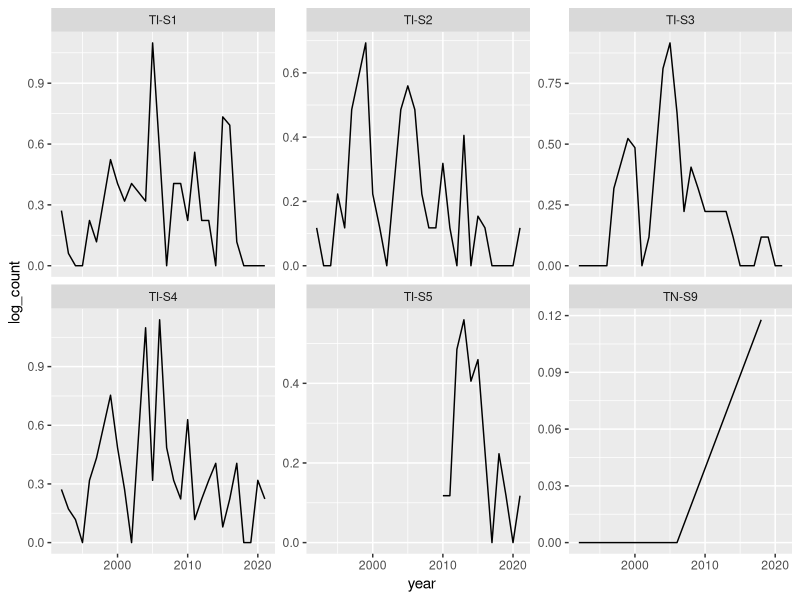
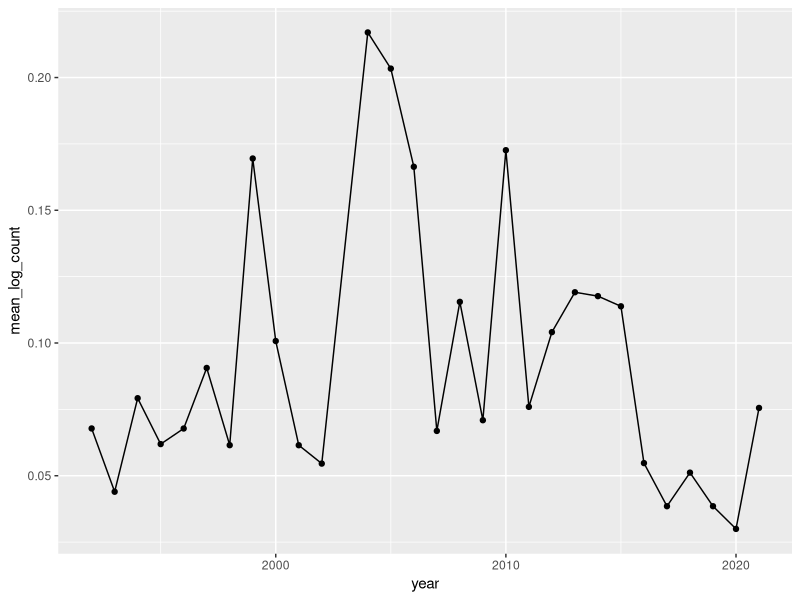
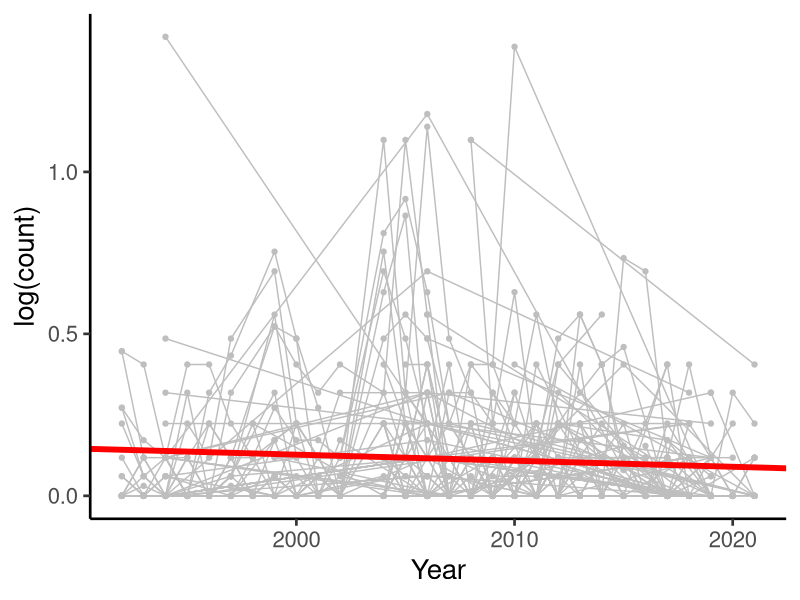

Here is the R script that generated these plots, in order:
## ---- chunk 1
#| include = FALSE

knitr::opts_chunk$set(
  message = FALSE,
  error = FALSE,
  warning = FALSE
)
## ---- chunk 2
5*(6/9)
## ---- chunk 3
# R script to analyse trends of species abundance
## ---- chunk 4
#| include = FALSE
# set.seed(1)
# spp_selection <- 
#   read_csv("data/count_data.csv") |> 
#   filter(state == "Tasmania") |> 
#   pull(species_name) |> 
#   sample(20)
# 
# read_csv("data/count_data.csv") |> 
#   filter(state == "Tasmania") |> 
#   filter(species_name %in% spp_selection) |> 
#   select(site_code, latitude, 
#          longitude, 
#          species_name, x1992:x2021) |> 
#   pivot_longer(cols = x1992:x2021, 
#                names_to = "year", 
#                values_to = "count", 
#                names_prefix = "x") |> 
#   mutate(year = as.integer(year)) |> 
#   filter(!is.na(count)) |> 
#   group_by(site_code, latitude, longitude, species_name, year) |> 
#   summarise(count = mean(count)) |> view()
#   write_csv("data/count_data_20spp.csv")

## ---- chunk 5
#| message = FALSE


# If you have not installed the tidyverse on your computer before, uncomment the line below and install it. You only need to do that once. You can remove it from your script after you've done that. 
# install.packages("tidyverse")

# once installed we can load the package
# we need to do this every time we use any tidyverse code, so leave that line at the top of your scripts
library(tidyverse)

## ---- chunk 6

# because I put the raw data into a folder called "data" I need to tell R to look in that folder for the file.
read_csv("data/count_data_20spp.csv")
## ---- chunk 7
raw_dat <- 
  read_csv("data/count_data_20spp.csv")
## ---- chunk 8

# Removing rows that have an NA in the count column
dat_no_na <- 
  raw_dat |> 
  drop_na(count)

## ---- chunk 9

# 980 rows
dat_one_spp <- 
  dat_no_na |> 
  filter(species_name == "Aracana aurita") |> 
  mutate(log_count = log(count + 1))

## ---- chunk 10
#| fig-cap: "Population trends for Aracana aurita at six sites (a random subset)."
#| label: "fig-trend6"

dat_one_spp |> 
  filter(str_detect(site_code, "TI-S|TN")) |> # selecting a few sites only
  ggplot() +
  aes(x = year, 
      y = log_count) + 
  geom_path()  +
  # seperate the data into a window (facet) for each site_code 
  facet_wrap(~site_code, 
             scales = "free_y")

## ---- chunk 11
#| fig-cap: "Mean population trends for Aracana aurita across all sites"
#| label: "fig-trendmean"

dat_one_spp_mean <- 
  dat_one_spp |> 
  group_by(year) |> 
  summarise(mean_log_count = mean(log_count))

# average across all sites
dat_one_spp_mean |> 
  ggplot() +
  aes(x = year, 
      y = mean_log_count) + 
  geom_point() +
  geom_path()

## ---- chunk 12

lm1 <- lm(mean_log_count ~ year, data = dat_one_spp_mean) 

summary(lm1)

## ---- chunk 13

# This package allows us to get a p-value from the model
# We can talk more about the appropriateness of getting a p-value from a mixed model
library(lmerTest)

lmer1 <- lmerTest::lmer(log_count ~ year + (1|site_code), data = dat_one_spp) 
summary(lmer1)

## ---- chunk 14
#| fig-cap: "Overall population trends for Aracana aurita, accounting for the variability between sites and showing a fitted linear mixed effects model (red line)."
#| label: "fig-trendlmer"

# Extracting the slope and intercept from the lmer
intercept_value <- coef(summary(lmer1))[1, 1]
slope_value <- coef(summary(lmer1))[2, 1]


dat_one_spp |> 
  ggplot(aes(x = year, 
             y = log_count)) +
  geom_point(col = "grey") + 
  geom_line(aes(group = site_code), 
            col = "grey") +
  geom_abline(intercept = intercept_value,
              slope = slope_value, 
              size = 2, 
              col = "red") +
  theme_classic(20) +
  labs(
    x = "Year",
    y = "log(count)"
  )
